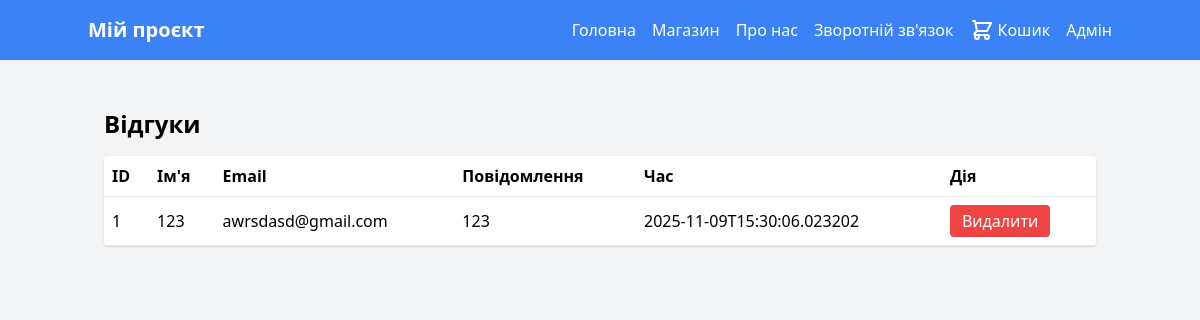
/admin/feedback (signed in), run on the app's committed database.
### tables this page shows
CREATE TABLE feedback (
            id INTEGER PRIMARY KEY AUTOINCREMENT,
            name TEXT,
            email TEXT,
            message TEXT,
            created_at TEXT
        );

### app.py (the view)
@app.route('/admin/feedback')
@admin_required
def admin_feedback():
    db = get_db()
    cur = db.execute('SELECT * FROM feedback ORDER BY created_at DESC')
    feedbacks = [row_to_obj(r) for r in cur.fetchall()]
    return render_template('admin/feedback.html', feedbacks=feedbacks)

### app.py (called while the page is built)
def get_db():
    if 'db' not in g:
        conn = sqlite3.connect(DB_PATH)
        conn.row_factory = sqlite3.Row
        g.db = conn
        global _db_initialized
        if not _db_initialized:
            initialize_db(conn)
            _db_initialized = True
    return g.db

def row_to_obj(row):
    if row is None:
        return None
    return SimpleNamespace(**dict(row))

def admin_required(f):
    from functools import wraps
    @wraps(f)
    def decorated_function(*args, **kwargs):
        if not session.get('admin_logged_in'):
            return redirect(url_for('admin_login'))
        return f(*args, **kwargs)
    return decorated_function

### templates/admin/feedback.html (shortened to what this page needs)
{% extends "base.html" %}
{% block content %}
<h1 class="text-2xl font-bold mb-4">Відгуки</h1>
<table class="w-full bg-white rounded shadow">
    <thead>
        <tr class="text-left border-b">
            <th class="p-2">ID</th>
            <th class="p-2">Ім'я</th>
            <th class="p-2">Email</th>
            <th class="p-2">Повідомлення</th>
            <th class="p-2">Час</th>
            <th class="p-2">Дія</th>
        </tr>
    </thead>
    <tbody>
        {% for f in feedbacks %}
            <tr class="border-b">
                <td class="p-2">{{ f.id }}</td>
                <td class="p-2">{{ f.name or '-' }}</td>
                <td class="p-2">{{ f.email or '-' }}</td>
                <td class="p-2">{{ f.message }}</td>
                <td class="p-2">{{ f.created_at }}</td>
                <td class="p-2">
                    <form action="{{ url_for('admin_feedback_delete', fb_id=f.id) }}" method="post" onsubmit="return confirm('Видалити відгук?');">
                        <button class="bg-red-500 text-white px-3 py-1 rounded">Видалити</button>
                    </form>
                </td>
            </tr>
        {% endfor %}
    </tbody>
</table>
{% endblock %}

### data on the page
feedback: name "123", email "awrsdasd@gmail.com", message "123", created_at "2025-11-09T15:30:06.023202"

### other printed values
{{ f.id }} "1"
